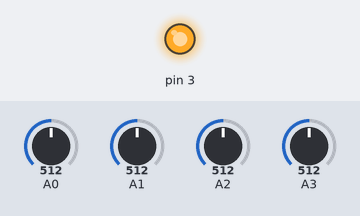
A sketch run on a simulated Arduino Uno, built with avr-gcc and run on an emulated ATmega328P. On the bench: output pins drawn as LEDs (lit = HIGH). Inputs (shaded band) come from the test bench; at power-on: A0 = 512, A2 = 512, A1 = 512, A3 = 512. What the sketch prints to the serial monitor is not drawn.

Above: at 1.2 s.
1.3 s: A0 set to 472
At 2.6 s:
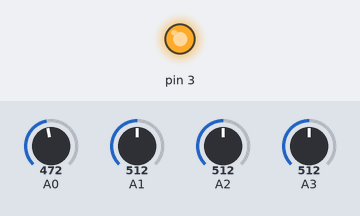
2.9 s: A0 set to 453
At 4.05 s:
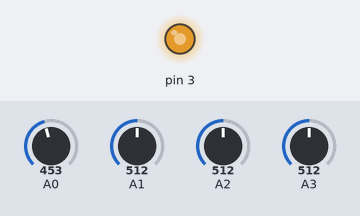
5.9 s: A2 set to 992
8.9 s: A2 set to 306
11.9 s: A0 set to 716
At 13.1 s:
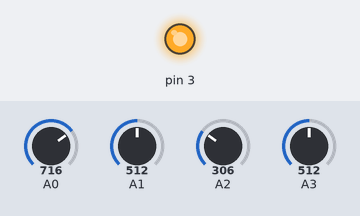
13.4 s: A0 set to 306
At 14.2 s:
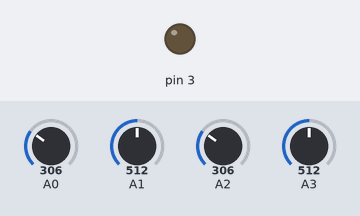
Timing chart, 0 to 15.9 s (numbered marks = the images above; inputs shaded):
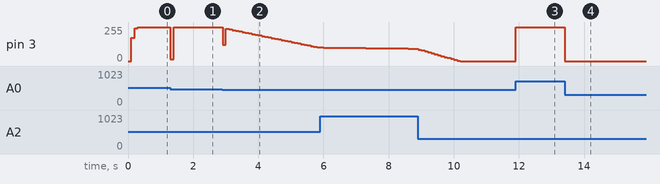

Measured:
- the behaviour switches between 454 and 453 on A0 (found by bisection; images 1 and 2)
- after the input at 1.3 s, pin 3: 255/255 → 15/255 at once, → 255/255 0.10 s later
- after the input at 2.9 s, pin 3: 255/255 → 122/255 at once, → 242/255 0.10 s later, → 237/255 0.10 s later, → 232/255 0.10 s later, … (30 changes in this stretch)
- after the input at 11.9 s, pin 3: 0/255 → 255/255 at once
- after the input at 13.4 s, pin 3: 255/255 → 0/255 at once

The sketch:

PID_2.ino
```cpp
#include <PID_v1.h>

double Consigne;
double Entree;
double Sortie;
double Kp, Ki, Kd;

PID myPID(&Entree, &Sortie, &Consigne, Kp, Ki, Kd, DIRECT);

void setup()
{
  Serial.begin(9600);
  Consigne = map(analogRead(0), 0, 1023, 0, 255) + 15;

  Kp = (map(analogRead(1), 0, 1023, 5000, 0));
  Ki = (map(analogRead(2), 0, 1023, 2000, 0));
  Kd = (map(analogRead(3), 0, 1023, 5000, 0));

  Kp = Kp/1000;
  Ki = Ki/1000;
  Kd = Kd/1000;

  myPID.SetTunings(Kp, Ki, Kd);

  myPID.SetMode(AUTOMATIC);

  Serial.println(Kp);
  Serial.println(Ki);
  Serial.println(Kd);
}

void loop()
{
  Kp = (map(analogRead(1), 0, 1023, 5000, 0));
  Ki = (map(analogRead(2), 0, 1023, 1000, 0));
  Kd = (map(analogRead(3), 0, 1023, 5000, 0));

  Kp = Kp/1000;
  Ki = Ki/10;
  Kd = Kd/1000;

  myPID.SetTunings(Kp, Ki, Kd);

  Entree = 255 - map(analogRead(0), 0, 1023, 0, 255);
  myPID.Compute();
  analogWrite(3,Sortie);
}
```
